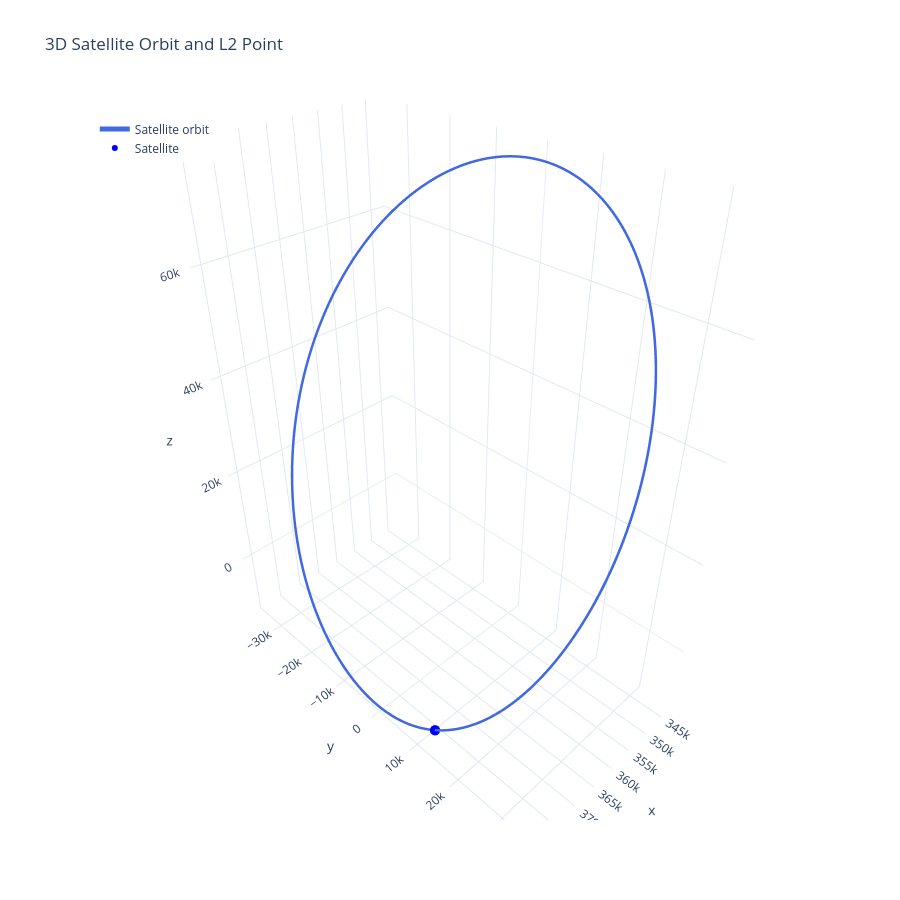

The code cell stored with this chart in its notebook:
### Markdown cell above
### part 2

### Code cell
r_I_2 = np.array([343117.419, 0.0, 76029.48372])

v_I_2 = np.array([0.0, 0.2045850249, 0.0])

t_arr_30_2 = np.linspace(0, 30 * DAY_TO_SEC, 100000)
sim_30_2 = simulate_earth_moon(t_arr_30_2, np.concatenate((r_I_2, v_I_2))).y

plot_3d_(sim_30_2[:3, :])

### Figure 1 — Plotly figure (JSON) as saved in the notebook; plotly's stock layout.template omitted (floating-point values rounded to 4 significant figures; data arrays with more than 128 entries replaced by an {"elided": "..."} marker saying what was removed)
{"data": [{"line": {"color": "royalblue", "width": 5}, "mode": "lines", "name": "Satellite orbit", "type": "scatter3d", "x": {"elided": "100000 float values"}, "y": {"elided": "100000 float values"}, "z": {"elided": "100000 float values"}}, {"marker": {"color": "blue", "size": 6}, "mode": "markers", "name": "Satellite", "type": "scatter3d", "x": [379700.0], "y": [14170.0], "z": [-7312.0]}], "layout": {"height": 900, "legend": {"x": 0.02, "y": 0.98}, "scene": {"aspectmode": "data", "xaxis": {"title": {"text": "x"}}, "yaxis": {"title": {"text": "y"}}, "zaxis": {"title": {"text": "z"}}}, "title": {"text": "3D Satellite Orbit and L2 Point"}}}
